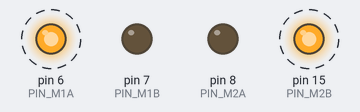
A sketch run on a simulated Arduino Mega 2560, built with avr-gcc and run on an emulated ATmega2560. Parts: output pins drawn as LEDs (lit = HIGH). Dashed ring = blinking.

Above: at 0.5 s.
Timing chart, 0 to 4.6 s (numbered marks = the images above):
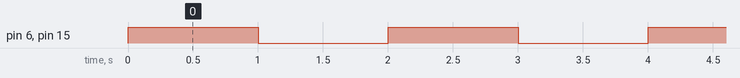

The sketch:

sketch_jan20a.ino
```cpp
#define PIN_M1A 6
#define PIN_M1B 7
#define PIN_M2A 8
#define PIN_M2B 15
#define PIN_E1A 39
#define PIN_E1B 36
#define PIN_E2A 13
#define PIN_E2B 9

void setup() {
  // put your setup code here, to run once:
pinMode(PIN_M1A, OUTPUT);
pinMode(PIN_M2A, OUTPUT);
pinMode(PIN_M1B, OUTPUT);
pinMode(PIN_M2B, OUTPUT);
pinMode(PIN_E1A, INPUT);
pinMode(PIN_E2A, INPUT);
pinMode(PIN_E1B, INPUT);
pinMode(PIN_E2B, INPUT);


}

void loop() {
  // put your main code here, to run repeatedly:
  analogWrite(PIN_M1A, 255);
  analogWrite(PIN_M1B, 0);
  analogWrite(PIN_M2A, 0);
  analogWrite(PIN_M2B, 255);
  delay(1000);
  analogWrite(PIN_M1A, 0);
  analogWrite(PIN_M1B, 0);
  analogWrite(PIN_M2A, 0);
  analogWrite(PIN_M2B, 0);
  delay(1000);

}
```

Measured:
- by itself, pin 6 (PIN_M1A), pin 15 (PIN_M2B): alternates HIGH for 1.0 s and LOW for 1.0 s
